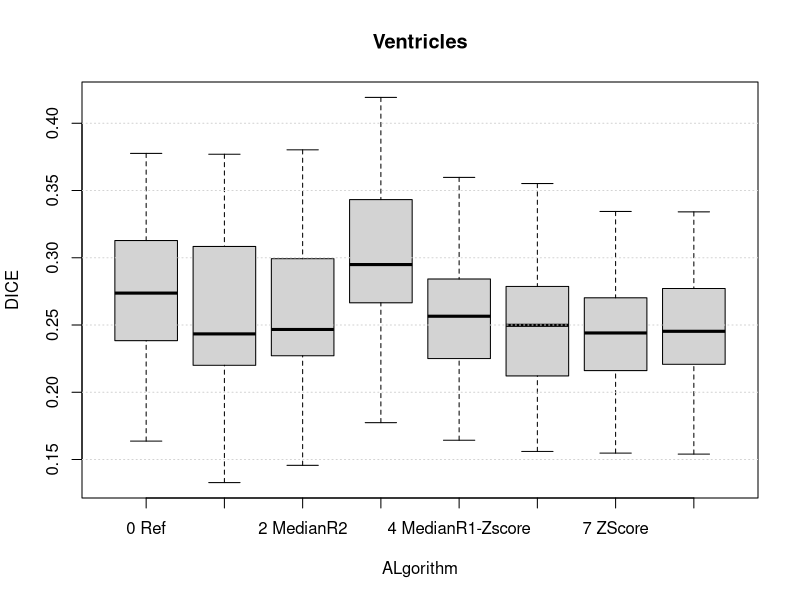
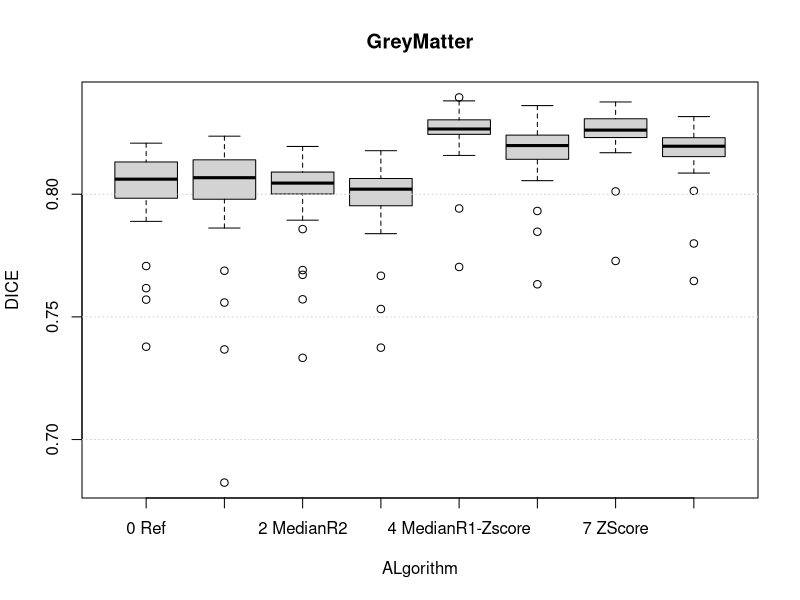
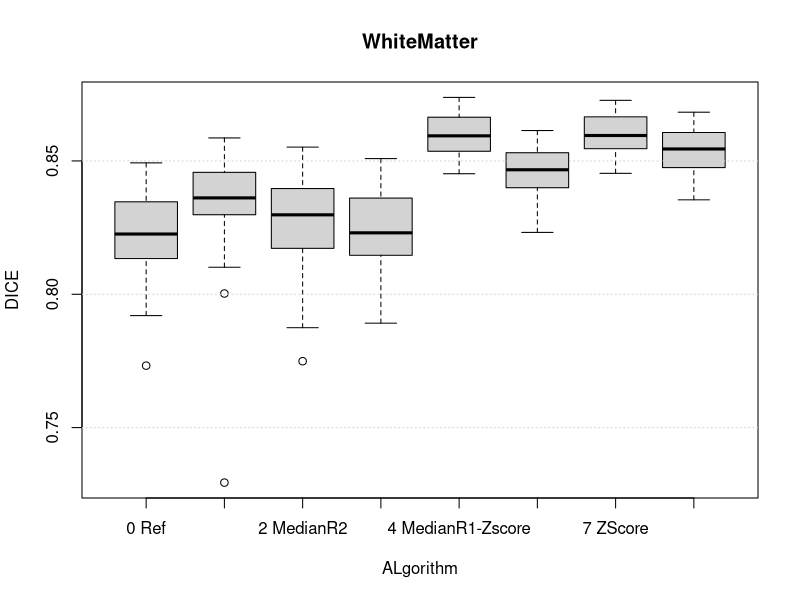

Write R code to recreate these figures, in order.

# set working directory
setwd("/home/martin/CloudStation/Schule/Msc/3Semester/Medical_Image_Analysis_Lab/work/MIALab_Doc/result")

# import data
df1 <- read.csv("results-reference.csv", header = TRUE, sep = ";")
df2 <- read.csv("results-zcore.csv", header = TRUE, sep = ";")
df3 <- read.csv("results-medianR1.csv", header = TRUE, sep = ";")
df4 <- read.csv("results-medianR2.csv", header = TRUE, sep = ";")
df5 <- read.csv("results-medianR3.csv", header = TRUE, sep = ";")
df6 <- read.csv("results-medianR3_Zscore.csv", header = TRUE, sep = ";")
df7 <- read.csv("results-medianR1_Zscore.csv", header = TRUE, sep = ";")
df8 <- read.csv("results-Zscore_medianR2.csv", header = TRUE, sep = ";")

df1["ALgorithm"] <- "0 Ref"
df2["ALgorithm"] <- "7 ZScore"
df3["ALgorithm"] <- "1 MedianR1"
df4["ALgorithm"] <- "2 MedianR2"
df5["ALgorithm"] <- "3 MedianR3"
df6["ALgorithm"] <- "5 MedianR3-Zscore"
df7["ALgorithm"] <- "4 MedianR1-Zscore"
df8["ALgorithm"] <- "8 Zscore-MedianR2"

total <- rbind(df1,df2,df3,df4,df5,df6,df7,df8)

#colnames(df1)[colnames(df1)=="DICE"] <- "DICE_REF"
#colnames(df2)[colnames(df2)=="DICE"] <- "DICE_ZSCORE"
#colnames(df3)[colnames(df3)=="DICE"] <- "DICE_MEDIAN"

#mytempdata = merge(df1, df2, by=c("ID","LABEL"), all=TRUE)
#mytempdata = merge(df1, df2, all=TRUE)
#dat_merge <- merge(mytempdata,df3)


# Summary per Label
#by(dat_merge, dat_merge$LABEL, summary)


spt1 <- split(total, total$LABEL) 

png('boxplot_Ventricles.png', width = 1200, height =800 , units = 'px')
#postscript('boxplot_Ventricles.ps')
boxplot(DICE ~ ALgorithm,data=spt1[["Ventricles"]],main="Ventricles")
grid(nx=NA, ny=NULL) #grid over boxplot
dev.off()

png('boxplot_GreyMatter.png', width = 1200, height =800 , units = 'px')
#postscript('boxplot_GreyMatter.ps')
boxplot(DICE ~ ALgorithm,data=spt1[["GreyMatter"]],main="GreyMatter")
grid(nx=NA, ny=NULL) #grid over boxplot
dev.off()

png('boxplot_WhithMatter.png', width = 1200, height =800 , units = 'px')
#postscript('boxplot_WhithMatter.ps')
boxplot(DICE ~ ALgorithm,data=spt1[["WhiteMatter"]],main="WhiteMatter")
grid(nx=NA, ny=NULL) #grid over boxplot
dev.off()
